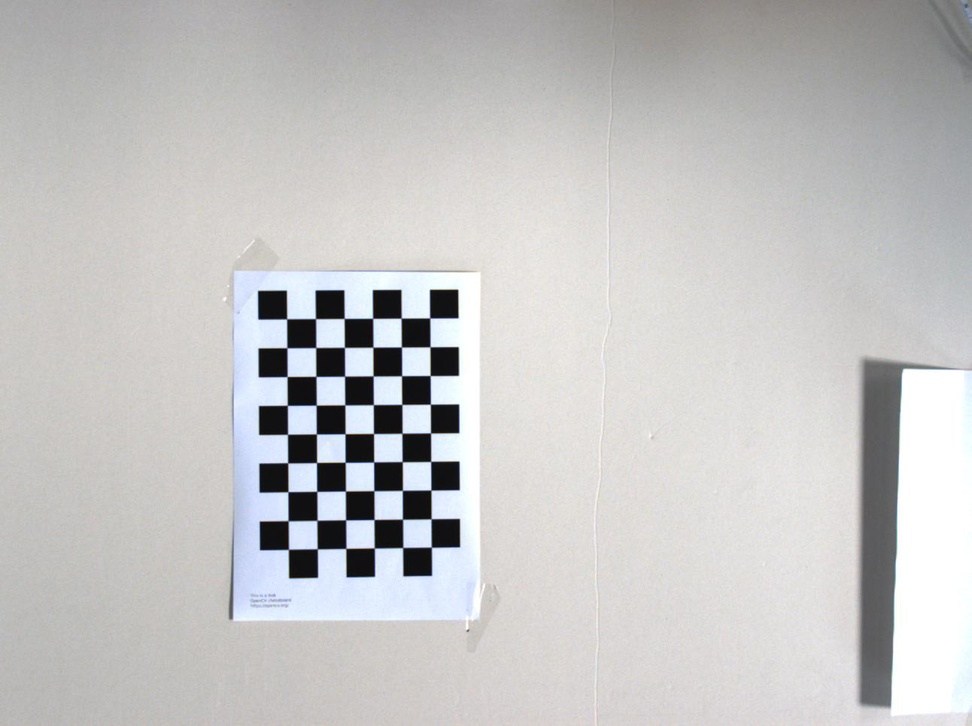
#> input picture chess.jpg, 972 x 726 px, shrunk from 1292 x 964 before the run
$ python cali.py
#> lines starting #> are read from the running program, lines starting #| are printed output that depends on the picture; after the words box and inside, x2 and y2 are one past the last pixel; in counts of white or black regions, pixels touching at a corner belong together
import cv2
import numpy as np

CHECKBOARD = (6, 9)
criteria = (cv2.TERM_CRITERIA_EPS + cv2.TERM_CRITERIA_MAX_ITER, 30, 0.001)

obj_points = []
img_points = []

objp = np.zeros((1, CHECKBOARD[0] * CHECKBOARD[1], 3), np.float32)
objp[0, :, :2] = np.mgrid[0:CHECKBOARD[0], 0:CHECKBOARD[1]].T.reshape(-1, 2)

prev_img_shape = None

img = cv2.imread('./chess.jpg')
#> img is the input picture: shape (726, 972, 3); mean B, G, R 195.4, 195.7, 196.2
gray = cv2.cvtColor(img, cv2.COLOR_BGR2GRAY)
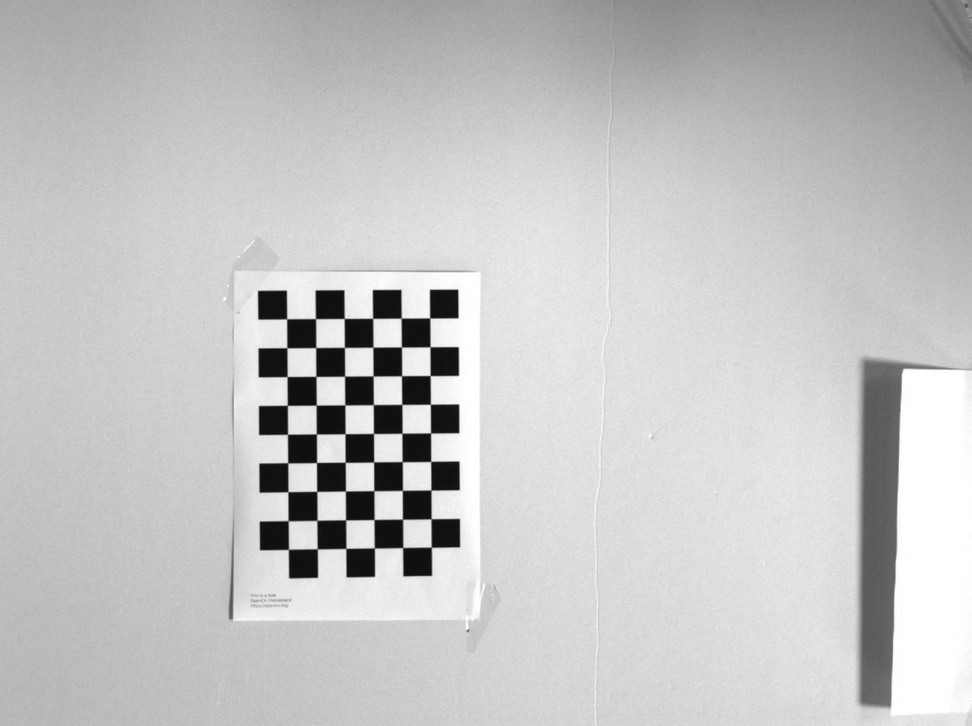
#> gray: shape (726, 972); min 8, max 255, mean 195.8

ret,corners = cv2.findChessboardCorners(gray, CHECKBOARD, cv2.CALIB_CB_ADAPTIVE_THRESH + cv2.CALIB_CB_FAST_CHECK +cv2.CALIB_CB_NORMALIZE_IMAGE)
#> ret = True; corners = 54 rows, first 8: [286.6, 318.8], [315.5, 318.5], [344.2, 318.4], [372.6, 318.4], [401.1, 318.1], [429.7, 317.9], [286.9, 347.7], [315.8, 347.5]

if ret == True:
    obj_points.append(objp)
    corners2 = cv2.cornerSubPix(gray, corners, (11,11), (-1, -1), criteria)
#> corners2 = 54 rows, first 8: [286.6, 318.8], [315.5, 318.6], [344.2, 318.5], [372.6, 318.3], [401.2, 318.2], [429.7, 318], [286.9, 347.7], [315.7, 347.6]
    img_points.append(corners2)
    img = cv2.drawChessboardCorners(img, CHECKBOARD, corners2, ret)
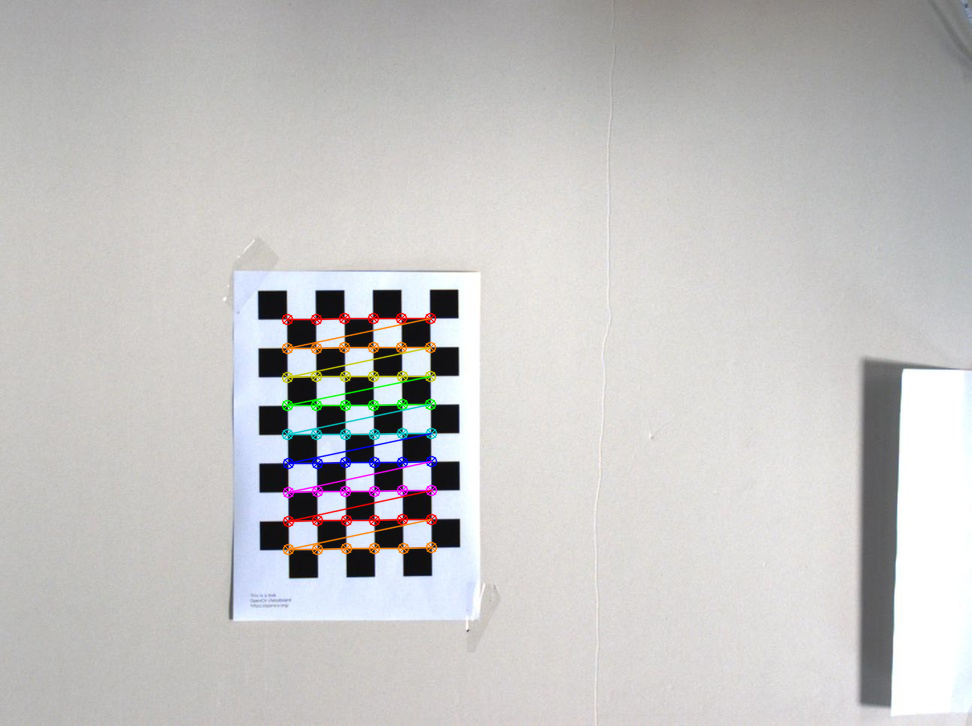
#> img: shape (726, 972, 3); 1.63% of pixels changed, all inside (x1, y1, x2, y2) = (281, 312, 438, 556)

cv2.imwrite('ch.jpg', img)


h,w = img.shape[:2]
#> h = 726; w = 972

ret, mtx , dist, rvecs, tvecs = cv2.calibrateCamera(obj_points, img_points, gray.shape[::-1], None, None)
#> ret = 0.107; mtx = [[2441.3, 0, 529.6], [0, 2458.1, 341.8], [0, 0, 1]]; dist = [[-0.408, 53.17, -0.00567, 0.0146, -1407]]; rvecs = ([0.0374, -0.0948, -0.00518],); tvecs = ([-8.47, -0.792, 84.73],)

newcameramtx, roi = cv2.getOptimalNewCameraMatrix(mtx, dist, (w,h), 1, (w,h))
#> newcameramtx = [[245.6, 0, 921.7], [0, 756.5, 129.1], [0, 0, 1]]; roi = (868, 24, 98, 223)

test = cv2.imread('./test_measurement.jpg')
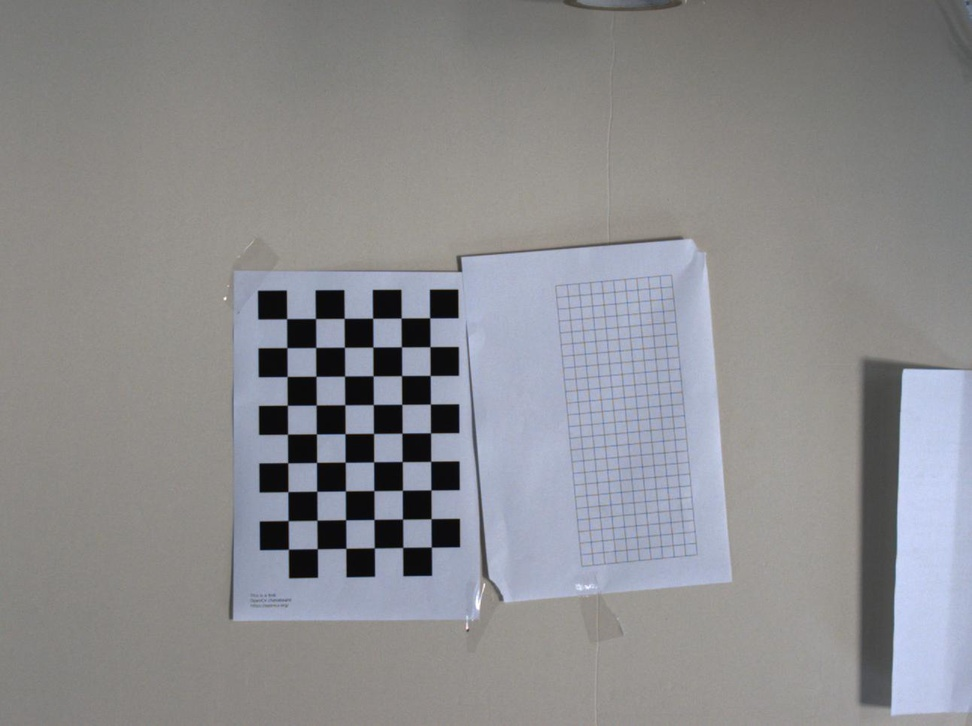
#> input picture test_measurement.jpg, 972 x 726 px, shrunk from 1292 x 964 before the run
#> test is the input picture: shape (726, 972, 3); mean B, G, R 142.5, 139.9, 139.8

dist = cv2.undistort(test, mtx, dist, None, newcameramtx)
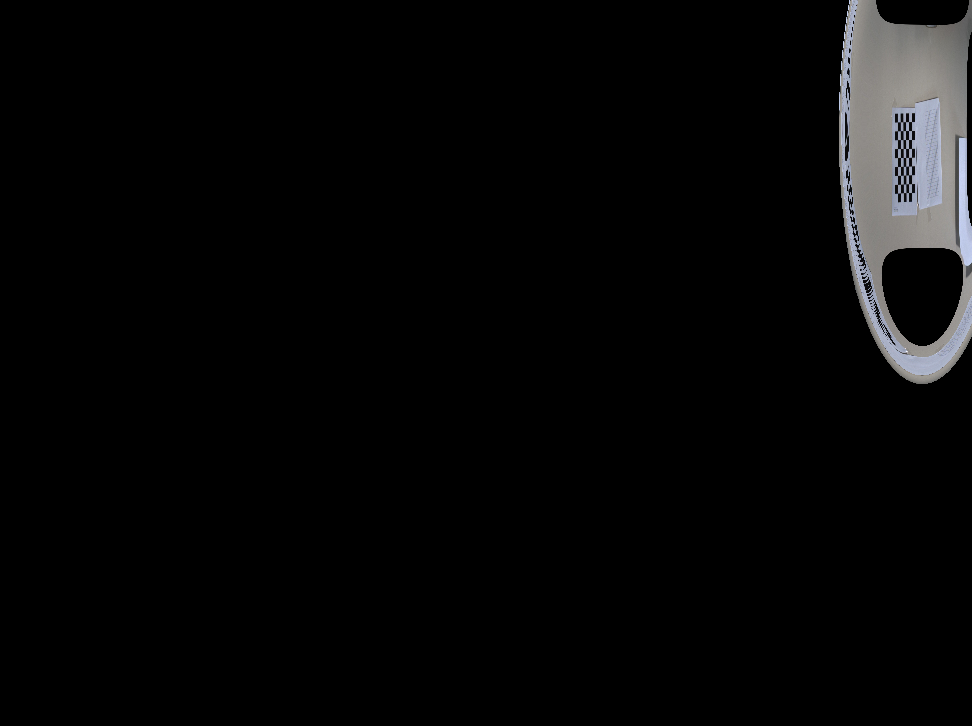
#> dist: shape (726, 972, 3); mean B, G, R 7.4, 7.3, 7.2

cv2.imwrite('calibrated.jpg', dist)
